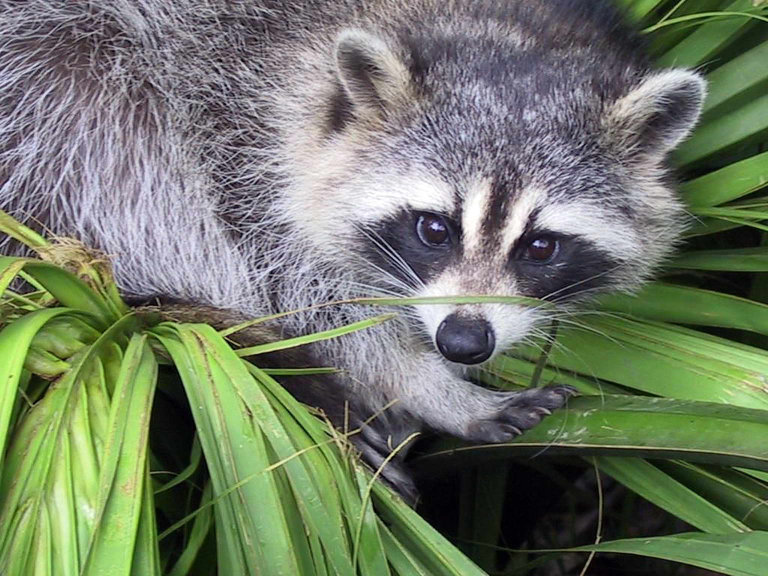
#> input picture exercise-3/data/raccoon.jpeg, 1536 x 1152 px (shown at 1/2 size)
$ python pca_2.py
#> lines starting #> are read from the running program, lines starting #| are printed output that depends on the picture
import numpy as np
import matplotlib.pyplot as plt
from skimage import transform
import imageio

# Load the image and convert it to grayscale
original_image = imageio.imread('../data/raccoon.jpeg', pilmode='L')
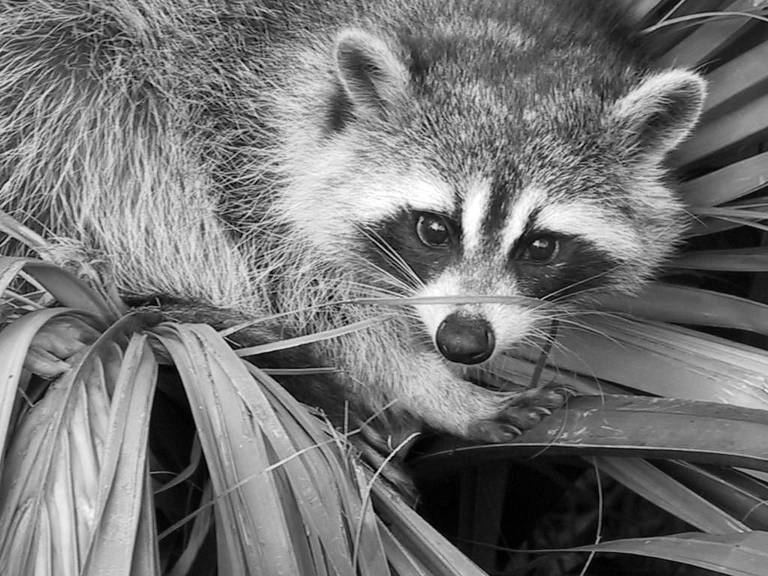
#> original_image: shape (1152, 1536) (shown at 1/2 size); min 0, max 255, mean 116.5
# Rescale the image to have size (249 × 185)
rescaled_image = transform.resize(original_image, (185, 249))
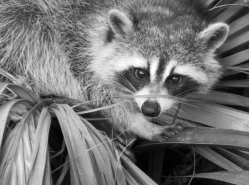
#> rescaled_image: shape (185, 249) float64; min 0.00339, max 1, mean 0.457

# Flatten the image to treat columns as data points
flattened_image = rescaled_image.reshape((-1,))

# Center the data by subtracting the mean
mean_image = np.mean(flattened_image)
#> mean_image = 0.457
centered_image = flattened_image - mean_image

# Perform Singular Value Decomposition (SVD)
U, S, Vt = np.linalg.svd(centered_image.reshape(rescaled_image.shape), full_matrices=False)
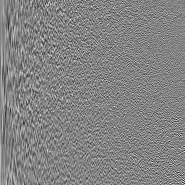
#> U: shape (185, 185) float64; min -0.388, max 0.365, mean 0.000418; drawn with min black and max white
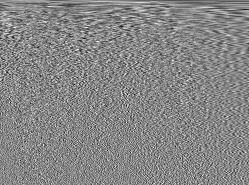
#> Vt: shape (185, 249) float64; min -0.29, max 0.259, mean -0.000315; drawn with min black and max white
#> S = 185 values, max 26.43 at index 0, min 0.0488 at index 184, mean 1.51

# Visualization of reconstructions
num_components_to_visualize = [len(S), 120, 50, 10]
#> num_components_to_visualize = [185, 120, 50, 10]

for num_components in num_components_to_visualize:
    # Truncate singular values
    S_truncated = np.copy(S)
    S_truncated[num_components:] = 0

    # Reconstruct the image
    reconstructed_image = np.dot(U, np.dot(np.diag(S_truncated), Vt))

    # Add back the mean
    reconstructed_image += mean_image

    # Display the reconstructed image
    plt.imshow(reconstructed_image, cmap='gray')
    plt.title(f'Reconstructed Image with {num_components} Principal Components')
    plt.show()

    # Calculate the energy loss
    energy_loss = 1 - np.sum(S_truncated**2) / np.sum(S**2)
    print(f'Energy loss with {num_components} principal components: {energy_loss * 100:.2f}%')

    # Check for energy loss smaller than 1%
    if energy_loss < 0.01:
        print(f'The energy loss with {num_components} principal components is smaller than 1%.')
#> this loop made 4 passes
#> (num_components, energy_loss) on passes 1 to 4: (185, 0), (120, 0.0015), (50, 0.0198), (10, 0.149)
#| Energy loss with 185 principal components: 0.00%
#| The energy loss with 185 principal components is smaller than 1%.
#| Energy loss with 120 principal components: 0.15%
#| The energy loss with 120 principal components is smaller than 1%.
#| Energy loss with 50 principal components: 1.98%
#| Energy loss with 10 principal components: 14.90%
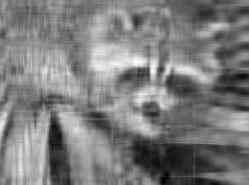
#> reconstructed_image: shape (185, 249) float64; min -0.107, max 1.04, mean 0.456; drawn with min black and max white
